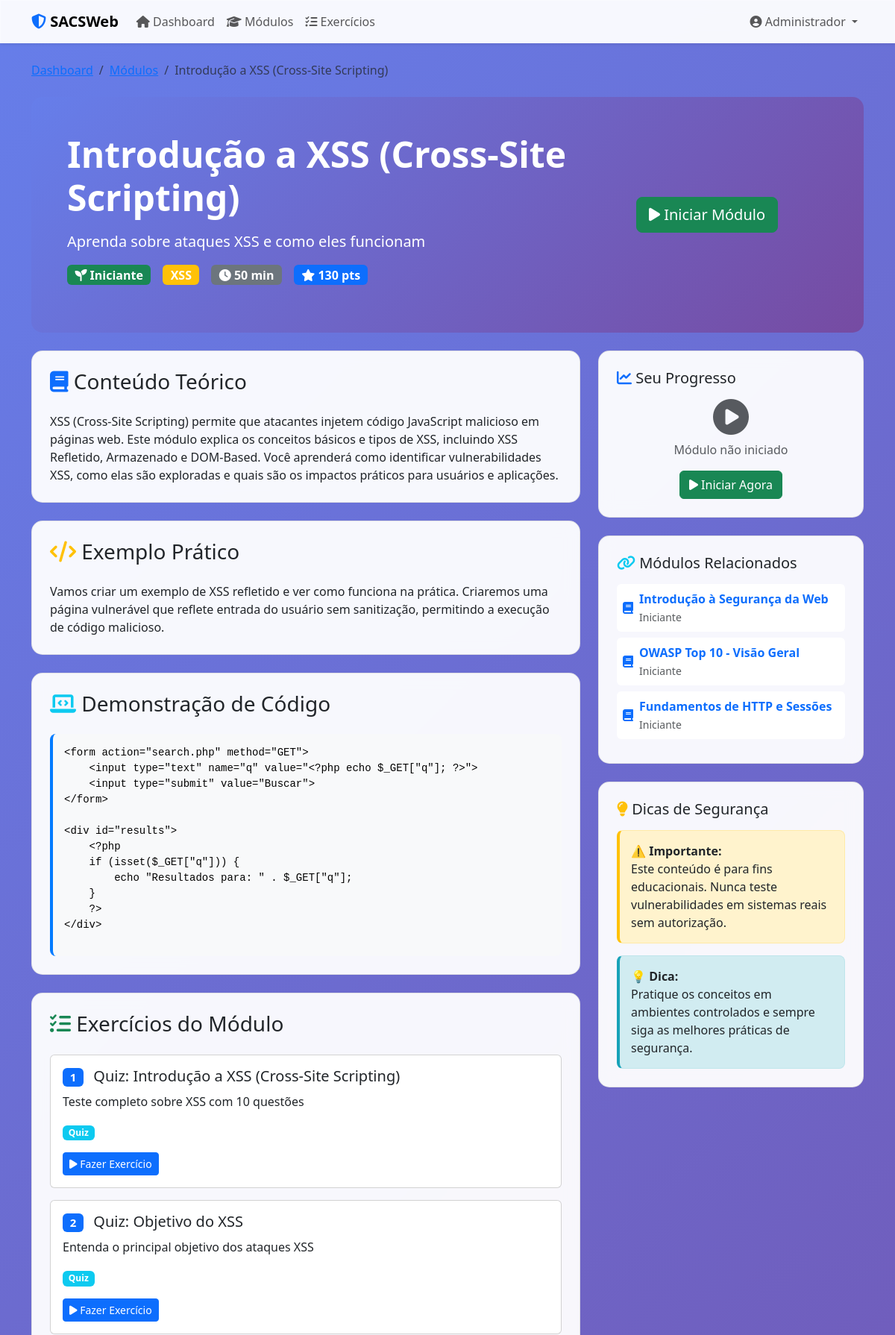
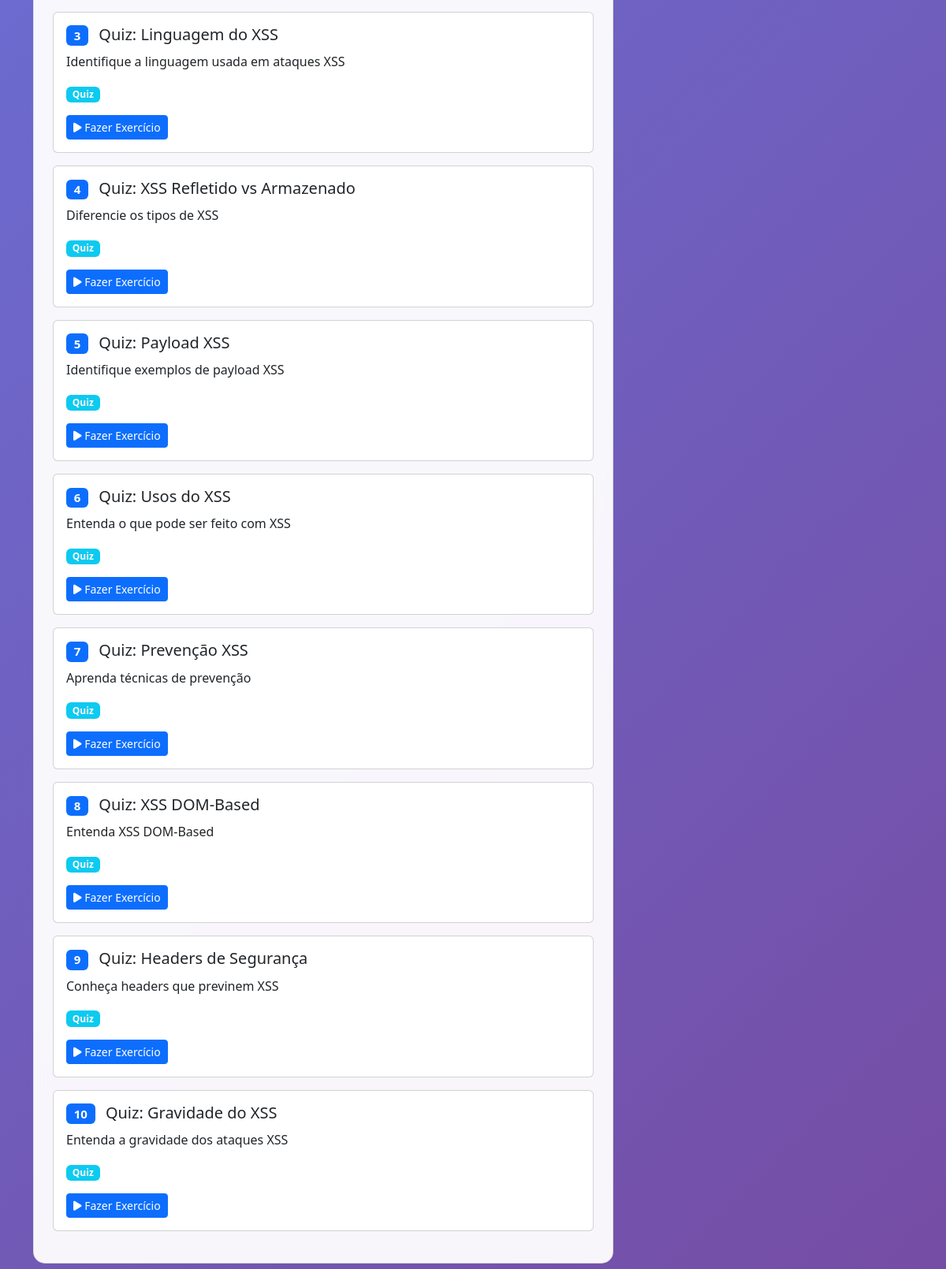
The app's page /website/modulo.php?id=4 (signed in, upper part) with its own data (2 pictures, top to bottom).
### tables this page shows
CREATE TABLE `usuarios` (
  `id` int(11) NOT NULL AUTO_INCREMENT,
  `nome` varchar(100) NOT NULL,
  `email` varchar(100) NOT NULL,
  `username` varchar(50) NOT NULL,
  `senha_hash` varchar(255) NOT NULL,
  `tipo_usuario` enum('admin','professor','aluno') NOT NULL DEFAULT 'aluno',
  `nivel_conhecimento` enum('iniciante','intermediario','avancado') DEFAULT 'iniciante',
  `data_cadastro` timestamp NOT NULL DEFAULT CURRENT_TIMESTAMP,
  `ultimo_acesso` timestamp NULL DEFAULT NULL,
  `ativo` tinyint(1) NOT NULL DEFAULT 1,
  PRIMARY KEY (`id`),
  UNIQUE KEY `uk_usuarios_email` (`email`),
  UNIQUE KEY `uk_usuarios_username` (`username`)
);

CREATE TABLE `modulos` (
  `id` int(11) NOT NULL AUTO_INCREMENT,
  `titulo` varchar(200) NOT NULL,
  `descricao` text NOT NULL,
  `nivel` enum('iniciante','intermediario','avancado') NOT NULL DEFAULT 'iniciante',
  `tipo_ataque` varchar(100) NOT NULL,
  `conteudo_teorico` longtext NOT NULL,
  `exemplo_pratico` longtext,
  `demonstracao_codigo` longtext,
  `linguagem_codigo` varchar(50) DEFAULT 'php',
  `tempo_estimado` int(11) DEFAULT 30,
  `pontos_maximos` int(11) DEFAULT 100,
  `ordem` int(11) NOT NULL DEFAULT 0,
  `ativo` tinyint(1) NOT NULL DEFAULT 1,
  `data_criacao` timestamp NOT NULL DEFAULT CURRENT_TIMESTAMP,
  PRIMARY KEY (`id`),
  KEY `idx_modulos_ordem` (`ordem`),
  KEY `idx_modulos_ativo` (`ativo`)
);

CREATE TABLE `exercicios` (
  `id` int(11) NOT NULL AUTO_INCREMENT,
  `modulo_id` int(11) NOT NULL,
  `titulo` varchar(200) NOT NULL,
  `descricao` text NOT NULL,
  `tipo` enum('quiz','codigo','teorico') NOT NULL DEFAULT 'quiz',
  `pergunta` text NOT NULL,
  `opcoes` json DEFAULT NULL,
  `resposta_correta` text NOT NULL,
  `explicacao` text,
  `pontos` int(11) NOT NULL DEFAULT 10,
  `tempo_estimado` int(11) DEFAULT 15,
  `ordem` int(11) NOT NULL DEFAULT 0,
  `ativo` tinyint(1) NOT NULL DEFAULT 1,
  PRIMARY KEY (`id`),
  KEY `idx_exercicios_modulo` (`modulo_id`),
  KEY `idx_exercicios_ordem` (`ordem`),
  CONSTRAINT `fk_exercicios_modulo` FOREIGN KEY (`modulo_id`) REFERENCES `modulos` (`id`) ON DELETE CASCADE
);

### config/database.php (called while the page is built, shortened)
<?php
function connectDatabase() {
    try {
        $dsn = "mysql:host=" . DB_HOST . ";dbname=" . DB_NAME . ";charset=" . DB_CHARSET;
        $options = [
            PDO::ATTR_ERRMODE => PDO::ERRMODE_EXCEPTION,
            PDO::ATTR_DEFAULT_FETCH_MODE => PDO::FETCH_ASSOC,
            PDO::ATTR_EMULATE_PREPARES => false
        ];
        $pdo = new PDO($dsn, DB_USER, DB_PASS, $options);
        return $pdo;
    } catch (PDOException $e) {
        logMessage('Erro ao conectar ao banco de dados: ' . $e->getMessage(), 'error');
        die('Erro de conexão com o banco de dados. Verifique as configurações.');
    }
}
function getCurrentUser() {
    try {
        $pdo = connectDatabase();
        $stmt = $pdo->prepare("SELECT id, nome, email, tipo_usuario, nivel_conhecimento, data_cadastro FROM usuarios WHERE id = ?");
        $stmt->execute([$_SESSION['user_id']]);
        return $stmt->fetch();
    } catch (PDOException $e) {
        logMessage('Erro ao obter dados do usuário: ' . $e->getMessage(), 'error');
        return null;
    }
}
?>

### website/modulo.php (the view, shortened to what this page needs)
<?php
$user = getCurrentUser();
$pdo = connectDatabase();
$modulo_id = (int)$_GET['id'];
$stmt = $pdo->prepare("
    SELECT m.*,
           COALESCE(p.progresso, 0) as progresso_usuario,
           p.data_inicio,
           p.data_conclusao,
           p.pontos_obtidos
    FROM modulos m
    LEFT JOIN progresso_usuario p ON m.id = p.modulo_id AND p.usuario_id = ?
    WHERE m.id = ?
");
$stmt->execute([$user['id'], $modulo_id]);
$modulo = $stmt->fetch();
$stmt = $pdo->prepare("
    SELECT * FROM exercicios
    WHERE modulo_id = ?
    ORDER BY ordem
");
$stmt->execute([$modulo_id]);
$exercicios = $stmt->fetchAll();
$stmt = $pdo->prepare("
    SELECT id, titulo, nivel
    FROM modulos
    WHERE nivel = ? AND id != ?
    ORDER BY ordem
    LIMIT 3
");
$stmt->execute([$modulo['nivel'], $modulo_id]);
$modulos_relacionados = $stmt->fetchAll();
?>
<!DOCTYPE html>
<html lang="pt-BR">
<head>
    <link href="https://cdn.jsdelivr.net/npm/bootstrap@5.3.7/dist/css/bootstrap.min.css" rel="stylesheet">
    <link href="https://cdnjs.cloudflare.com/ajax/libs/font-awesome/6.4.0/css/all.min.css" rel="stylesheet">
    <link href="https://cdnjs.cloudflare.com/ajax/libs/prism/1.29.0/themes/prism.min.css" rel="stylesheet">
</head>
<body>
    <nav class="navbar navbar-expand-lg bg-glass navbar-light shadow-sm">
        <div class="container">
            <a class="navbar-brand fw-bold" href="dashboard.php">
                <i class="fas fa-shield-alt text-primary"></i> SACSWeb
            </a>
            <div class="collapse navbar-collapse" id="navbarNav">
                <ul class="navbar-nav me-auto">
                    <li class="nav-item">
                        <a class="nav-link" href="dashboard.php">
                            <i class="fas fa-home"></i> Dashboard
                        </a>
                    </li>
                    <li class="nav-item">
                        <a class="nav-link" href="modulos.php">
                            <i class="fas fa-graduation-cap"></i> Módulos
                        </a>
                    </li>
                    <li class="nav-item">
                        <a class="nav-link" href="exercicios.php">
                            <i class="fas fa-tasks"></i> Exercícios
                        </a>
                    </li>
                </ul>
                <ul class="navbar-nav">
                    <li class="nav-item dropdown">
                        <a class="nav-link dropdown-toggle" href="#" role="button" data-bs-toggle="dropdown" aria-expanded="false">
                            <i class="fas fa-user-circle"></i> <?= htmlspecialchars($user['nome']) ?>
                        </a>
                    </li>
                </ul>
            </div>
        </div>
    </nav>
    <div class="container mt-4">
        <nav aria-label="breadcrumb" class="mb-4">
            <ol class="breadcrumb">
                <li class="breadcrumb-item"><a href="dashboard.php">Dashboard</a></li>
                <li class="breadcrumb-item"><a href="modulos.php">Módulos</a></li>
                <li class="breadcrumb-item active"><?= htmlspecialchars($modulo['titulo']) ?></li>
            </ol>
        </nav>
        <div class="module-header p-5 mb-4">
            <div class="row align-items-center">
                <div class="col-md-8">
                    <h1 class="display-5 fw-bold mb-3"><?= htmlspecialchars($modulo['titulo']) ?></h1>
                    <p class="lead mb-3"><?= htmlspecialchars($modulo['descricao']) ?></p>
                    <div class="d-flex flex-wrap gap-3 mb-3">
                        <span class="badge bg-<?= $modulo['nivel'] === 'iniciante' ? 'success' : ($modulo['nivel'] === 'intermediario' ? 'warning' : 'danger') ?> fs-6">
                            <i class="fas fa-<?= $modulo['nivel'] === 'iniciante' ? 'seedling' : ($modulo['nivel'] === 'intermediario' ? 'bolt' : 'shield-alt') ?>"></i>
                            <?= ucfirst($modulo['nivel']) ?>
                        </span>
                        <span class="badge bg-<?= $modulo['tipo_ataque'] === 'XSS' ? 'warning' : ($modulo['tipo_ataque'] === 'SQL Injection' ? 'danger' : 'info') ?> fs-6">
                            <?= htmlspecialchars($modulo['tipo_ataque']) ?>
                        </span>
                        <span class="badge bg-secondary fs-6">
                            <i class="fas fa-clock"></i> <?= $modulo['tempo_estimado'] ?> min
                        </span>
                        <span class="badge bg-primary fs-6">
                            <i class="fas fa-star"></i> <?= $modulo['pontos_maximos'] ?> pts
                        </span>
                    </div>
                </div>
                <div class="col-md-4 text-center">
                    <?php if ($modulo['progresso_usuario'] == 0): ?>
                        <form method="POST" class="d-inline">
                            <button type="submit" name="iniciar_modulo" class="btn btn-success btn-lg">
                                <i class="fas fa-play"></i> Iniciar Módulo
                            </button>
                        </form>
                    <?php endif; ?>
                </div>
            </div>
        </div>
        <div class="row">
            <div class="col-lg-8">
                <div class="content-section bg-glass p-4 mb-4">
                    <h3 class="mb-4">
                        <i class="fas fa-book text-primary"></i> Conteúdo Teórico
                    </h3>
                    <div class="conteudo-teorico">
                        <?= nl2br(htmlspecialchars($modulo['conteudo_teorico'])) ?>
                    </div>
                </div>
                <div class="content-section bg-glass p-4 mb-4">
                    <h3 class="mb-4">
                        <i class="fas fa-code text-warning"></i> Exemplo Prático
                    </h3>
                    <div class="exemplo-pratico">
                        <?= nl2br(htmlspecialchars($modulo['exemplo_pratico'])) ?>
                    </div>
                </div>
                <?php if (!empty($modulo['demonstracao_codigo'])): ?>
                <div class="content-section bg-glass p-4 mb-4">
                    <h3 class="mb-4">
                        <i class="fas fa-laptop-code text-info"></i> Demonstração de Código
                    </h3>
                    <div class="code-block">
                        <pre><code class="language-<?= $modulo['linguagem_codigo'] ?? 'html' ?>"><?= htmlspecialchars($modulo['demonstracao_codigo']) ?></code></pre>
                    </div>
                </div>
                <?php endif; ?>
                <?php if (!empty($exercicios)): ?>
                <div class="content-section bg-glass p-4 mb-4">
                    <h3 class="mb-4">
                        <i class="fas fa-tasks text-success"></i> Exercícios do Módulo
                    </h3>
                    <?php foreach ($exercicios as $index => $exercicio): ?>
                    <div class="card mb-3">
                        <div class="card-body">
                            <h5 class="card-title">
                                <span class="badge bg-primary me-2"><?= $index + 1 ?></span>
                                <?= htmlspecialchars($exercicio['titulo']) ?>
                            </h5>
                            <p class="card-text"><?= htmlspecialchars($exercicio['descricao']) ?></p>
                            <?php if ($exercicio['tipo'] === 'quiz'): ?>
                                <span class="badge bg-info">Quiz</span>
                            <?php elseif ($exercicio['tipo'] === 'codigo'): ?>
                                <span class="badge bg-warning">Código</span>
                            <?php else: ?>
                                <span class="badge bg-secondary">Teórico</span>
                            <?php endif; ?>
                            <div class="mt-3">
                                <a href="exercicio.php?id=<?= $exercicio['id'] ?>" class="btn btn-primary btn-sm">
                                    <i class="fas fa-play"></i> Fazer Exercício
                                </a>
                            </div>
                        </div>
                    </div>
                    <?php endforeach; ?>
                </div>
                <?php endif; ?>
            </div>
            <div class="col-lg-4">
                <div class="content-section bg-glass p-4 mb-4">
                    <h5 class="mb-3">
                        <i class="fas fa-chart-line text-primary"></i> Seu Progresso
                    </h5>
                    <?php if ($modulo['progresso_usuario'] > 0): ?>
                        <div class="text-center mb-3">
                            <div class="display-6 fw-bold text-primary"><?= number_format($modulo['progresso_usuario'], 1) ?>%</div>
                            <small class="text-muted">Concluído</small>
                        </div>
                        <div class="progress progress-custom mb-3">
                            <div class="progress-bar bg-success" style="width: <?= $modulo['progresso_usuario'] ?>%"></div>
                        </div>
                        <div class="row text-center">
                            <div class="col-6">
                                <small class="text-muted">Iniciado</small>
                                <div class="fw-bold"><?= formatarData($modulo['data_inicio']) ?></div>
                            </div>
                            <div class="col-6">
                                <small class="text-muted">Pontos</small>
                                <div class="fw-bold"><?= $modulo['pontos_obtidos'] ?>/<?= $modulo['pontos_maximos'] ?></div>
                            </div>
                        </div>
                        <?php if ($modulo['data_conclusao']): ?>
                            <hr>
                            <div class="text-center">
                                <small class="text-muted">Concluído em</small>
                                <div class="fw-bold text-success"><?= formatarData($modulo['data_conclusao']) ?></div>
                            </div>
                        <?php endif; ?>
                    <?php else: ?>
                        <div class="text-center">
                            <i class="fas fa-play-circle text-muted" style="font-size: 3rem;"></i>
                            <p class="text-muted mt-2">Módulo não iniciado</p>
                            <form method="POST">
                                <button type="submit" name="iniciar_modulo" class="btn btn-success">
                                    <i class="fas fa-play"></i> Iniciar Agora
                                </button>
                            </form>
                        </div>
                    <?php endif; ?>
                </div>
                <?php if (!empty($modulos_relacionados)): ?>
                <div class="content-section bg-glass p-4 mb-4">
                    <h5 class="mb-3">
                        <i class="fas fa-link text-info"></i> Módulos Relacionados
                    </h5>
                    <?php foreach ($modulos_relacionados as $mod_rel): ?>
                    <div class="d-flex align-items-center mb-2 p-2 bg-white rounded">
                        <div class="flex-shrink-0 me-2">
                            <i class="fas fa-book text-primary"></i>
                        </div>
                        <div class="flex-grow-1">
                            <a href="modulo.php?id=<?= $mod_rel['id'] ?>" class="text-decoration-none">
                                <div class="fw-bold"><?= htmlspecialchars($mod_rel['titulo']) ?></div>
                                <small class="text-muted"><?= ucfirst($mod_rel['nivel']) ?></small>
                            </a>
                        </div>
                    </div>
                    <?php endforeach; ?>
                </div>
                <?php endif; ?>
                <div class="content-section bg-glass p-4">
                    <h5 class="mb-3">
                        <i class="fas fa-lightbulb text-warning"></i> Dicas de Segurança
                    </h5>
                    <div class="warning-box mb-3">
                        <strong>⚠️ Importante:</strong>
                        <p class="mb-0">Este conteúdo é para fins educacionais. Nunca teste vulnerabilidades em sistemas reais sem autorização.</p>
                    </div>
                    <div class="info-box">
                        <strong>💡 Dica:</strong>
                        <p class="mb-0">Pratique os conceitos em ambientes controlados e sempre siga as melhores práticas de segurança.</p>
                    </div>
                </div>
            </div>
        </div>
    </div>
</body>
</html>

### records on screen
usuarios: nome "Administrador"
modulos: titulo "Introdução a XSS (Cross-Site Scripting)", descricao "Aprenda sobre ataques XSS e como eles funcionam", nivel "Iniciante", tipo_ataque "XSS", tempo_estimado "50", pontos_maximos "130", conteudo_teorico "XSS (Cross-Site Scripting) permite que atacantes injetem código JavaScript malicioso em páginas web. Este módulo explica os conceitos básicos e tipos de XSS, incluindo XSS Refletido, Armazenado e DOM-Based. Você aprenderá como identificar vulnerabilidades XSS, como elas são exploradas e quais são os impactos práticos para usuários e aplicações.", exemplo_pratico "Vamos criar um exemplo de XSS refletido e ver como funciona na prática. Criaremos uma página vulnerável que reflete entrada do usuário sem sanitização, permitindo a execução de código malicioso.", demonstracao_codigo "<form action=\"search.php\" method=\"GET\"> <input type=\"text\" name=\"q\" value=\"<?php echo $_GET[\"q\"]; ?>\"> <input type=\"submit\" value=\"Buscar\"> </form> <div id=\"results\"> <?php if (isset($_GET[\"q\"])) { echo \"Resultados para: \" . $_GET[\"q\"]; } ?> </div>"
exercicios: titulo "Quiz: Introdução a XSS (Cross-Site Scripting)", descricao "Teste completo sobre XSS com 10 questões", tipo "Quiz"
exercicios: titulo "Quiz: Objetivo do XSS", descricao "Entenda o principal objetivo dos ataques XSS", tipo "Quiz"
exercicios: titulo "Quiz: Linguagem do XSS", descricao "Identifique a linguagem usada em ataques XSS", tipo "Quiz"
exercicios: titulo "Quiz: XSS Refletido vs Armazenado", descricao "Diferencie os tipos de XSS", tipo "Quiz"
exercicios: titulo "Quiz: Payload XSS", descricao "Identifique exemplos de payload XSS", tipo "Quiz"
exercicios: titulo "Quiz: Usos do XSS", descricao "Entenda o que pode ser feito com XSS", tipo "Quiz"
exercicios: titulo "Quiz: Prevenção XSS", descricao "Aprenda técnicas de prevenção", tipo "Quiz"
exercicios: titulo "Quiz: XSS DOM-Based", descricao "Entenda XSS DOM-Based", tipo "Quiz"
exercicios: titulo "Quiz: Headers de Segurança", descricao "Conheça headers que previnem XSS", tipo "Quiz"
exercicios: titulo "Quiz: Gravidade do XSS", descricao "Entenda a gravidade dos ataques XSS", tipo "Quiz"
modulos: titulo "Introdução à Segurança da Web", nivel "Iniciante"
modulos: titulo "OWASP Top 10 - Visão Geral", nivel "Iniciante"
modulos: titulo "Fundamentos de HTTP e Sessões", nivel "Iniciante"
